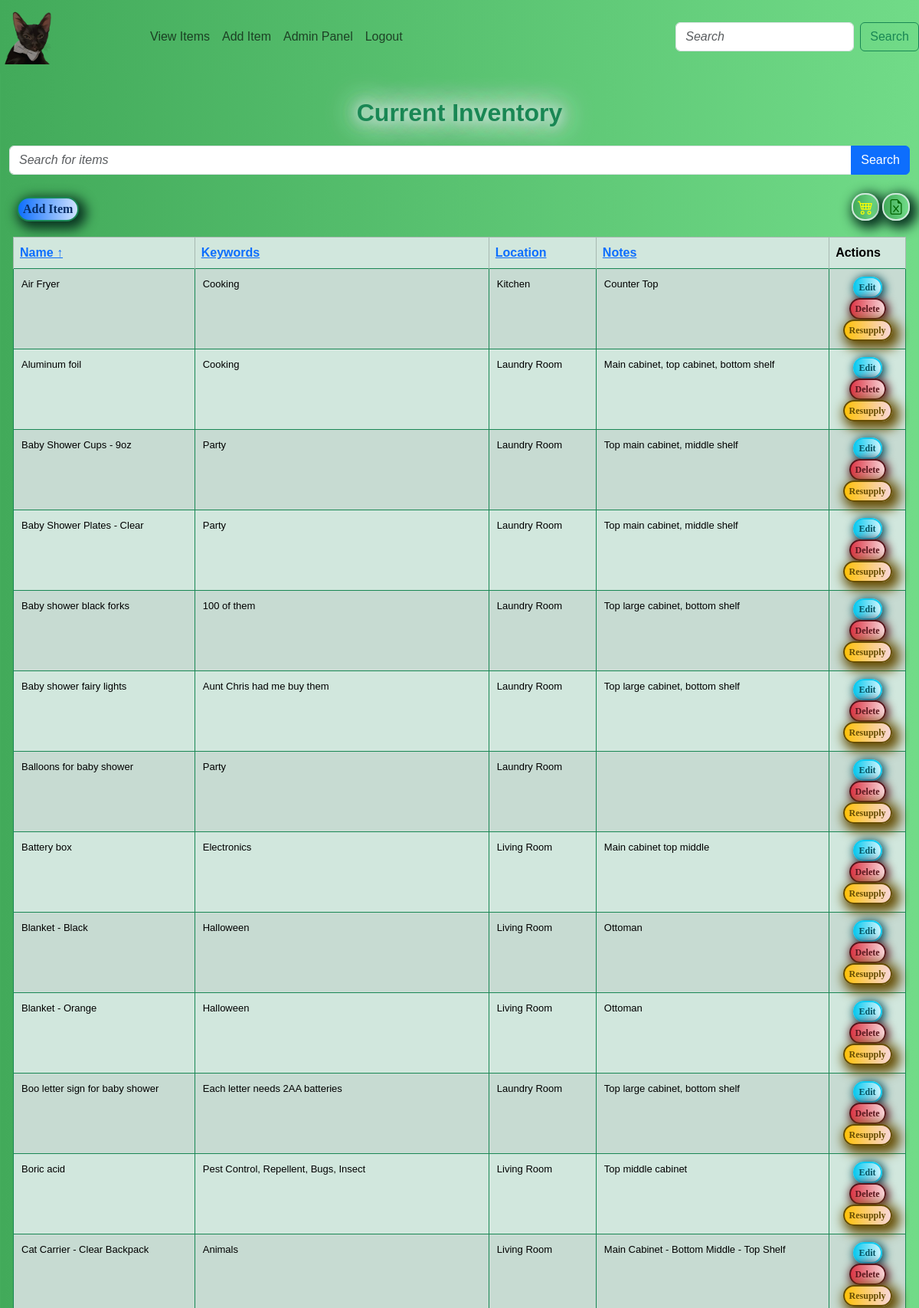
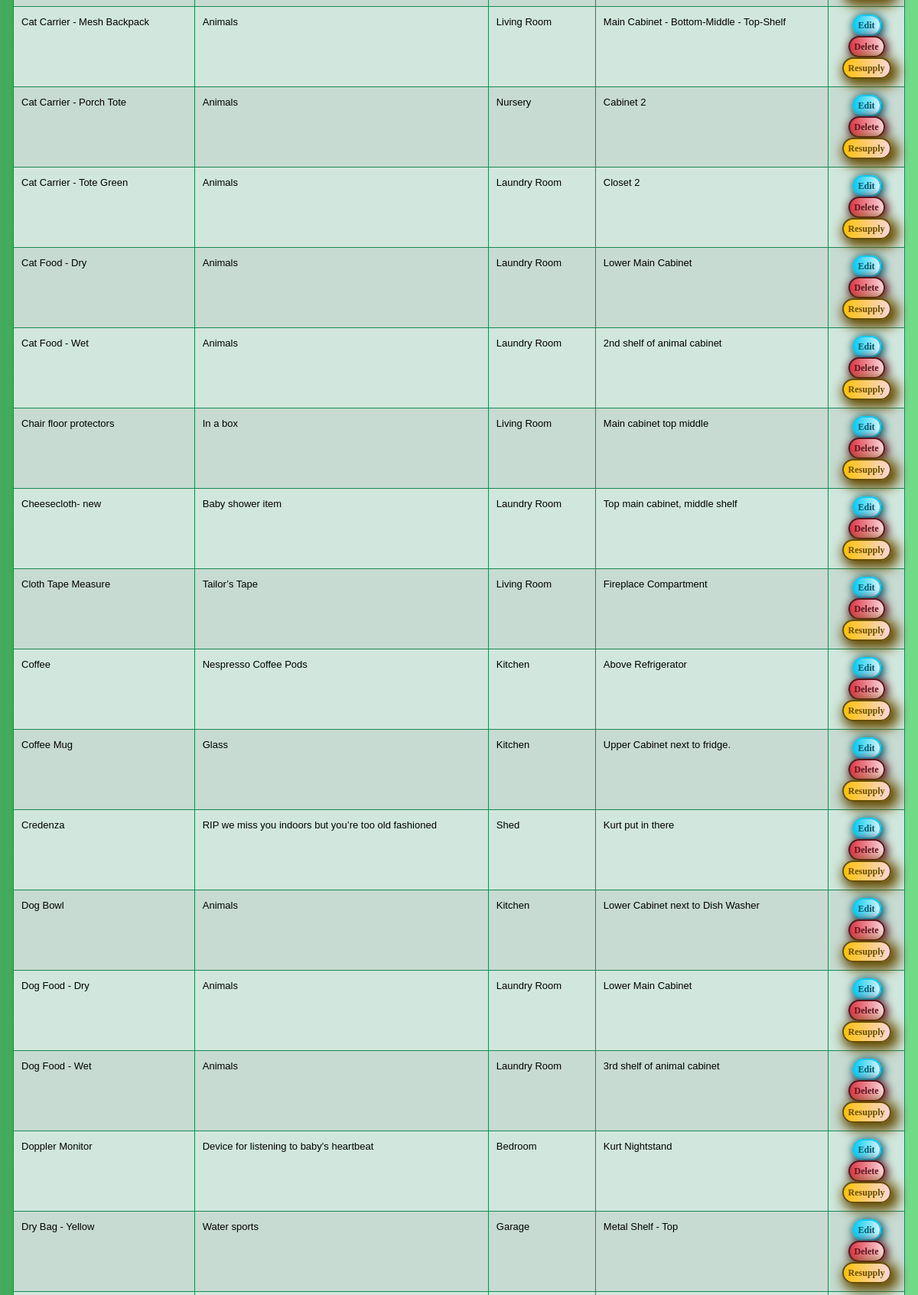
Screenshot of /items (signed in, upper part) with the database file from the repository (2 pictures, top to bottom).
### app/models.py (models this page shows, shortened)
class Item(db.Model):
    id = db.Column(db.Integer, primary_key=True)
    name = db.Column(db.String(100), nullable=False)
    keywords = db.Column(db.String(200), nullable=True)
    location = db.Column(db.String(100), nullable=False)
    notes = db.Column(db.String, nullable=True)

### app/routes.py (the view)
@app.route('/items', methods=['GET', 'POST'])
@login_required
def view_items():
    form = SearchForm()
    search_query = request.args.get('search', '')
    sort_by = request.args.get('sort_by', 'name')
    sort_order = request.args.get('sort_order', 'asc')
    if form.validate_on_submit():
        search_query = form.search.data
    items_query = Item.query.filter(
        (Item.name.contains(search_query)) | (Item.location.contains(search_query)) | (Item.keywords.contains(search_query)) | (Item.notes.contains(search_query))
    )
    if sort_order == 'asc':
        items_query = items_query.order_by(getattr(Item, sort_by).asc())
    else:
        items_query = items_query.order_by(getattr(Item, sort_by).desc())
    items = items_query.all()
    return render_template('view_items.html', items=items, form=form, sort_by=sort_by, sort_order=sort_order)

### app/forms.py
class SearchForm(FlaskForm):
    search = StringField('Search', validators=[DataRequired()])
    submit = SubmitField('Search')

### app/__init__.py (called while the page is built)
@login_manager.user_loader
def load_user(user_id):
    return models.User.query.get(int(user_id))

### app/templates/view_items.html (shortened to what this page needs)
{% extends "base.html" %}
{% block content %}
<div class="container-fluid">
  <h2 class="mb-4">Current Inventory</h2>
    <form method="GET" action="{{ url_for('view_items') }}" class="mb-4">
      <div class="input-group">
        <input type="text" class="form-control" placeholder="Search for items" name="search" value="{{ request.args.get('search', '') }}">
        <button class="btn btn-primary" type="submit">Search</button>
      </div>
    </form>
    <div class="d-flex justify-content-between" style="margin-bottom: 10px">
      <a class="btn btn-primary btn-sm" id="btnAddItem" href="{{ url_for('add_item') }}">Add Item</a>
      <div>
          <a href="{{ url_for('export_items', resupply='true') }}" class="btn btn-outline-warning btn-sm" id="btnCart" style="--bs-btn-bg: #1987543f;">
            <img src="{{ url_for('static', filename='cart4.svg') }}" alt="Cart Icon" class="cart-icon" style="width: 20px; height: 20px;">
          </a>
          <a href="{{ url_for('export_items') }}" class="btn btn-success btn-sm" id="btnCSV" style="--bs-btn-bg: #1987543f;">
            <img src="{{ url_for('static', filename='file-earmark-excel.svg') }}" alt="Export Icon" class="export-icon" style="width: 20px; height: 20px;">
          </a>
      </div>
  </div>
  <div class="table-container">
    <table class="table table-success table-striped table-bordered">
      <thead class="table-success">
        <tr>
          <th>
            <a href="{{ url_for('view_items', search=request.args.get('search', ''), sort_by='name', sort_order='asc' if sort_order == 'desc' or sort_by != 'name' else 'desc') }}">
              Name
              {% if sort_by == 'name' %}
                {% if sort_order == 'asc' %}
                  ↑
                {% else %}
                  ↓
                {% endif %}
              {% endif %}
            </a>
          </th>
          <th>
            <a href="{{ url_for('view_items', search=request.args.get('search', ''), sort_by='keywords', sort_order='asc' if sort_order == 'desc' or sort_by != 'keywords' else 'desc') }}">
              Keywords
            </a>
          </th>
          <th>
            <a href="{{ url_for('view_items', search=request.args.get('search', ''), sort_by='location', sort_order='asc' if sort_order == 'desc' or sort_by != 'location' else 'desc') }}">
              Location
            </a>
          </th>
          <th>
            <a href="{{ url_for('view_items', search=request.args.get('search', ''), sort_by='notes', sort_order='asc' if sort_order == 'desc' or sort_by != 'notes' else 'desc') }}">
              Notes
            </a>
          </th>
          <th>Actions</th>
        </tr>
      </thead>
      <tbody>
        {% for item in items %}
        <tr>
          <td>
            {{ item.name }}
          </td>
          <td>{{ item.keywords }}</td>
          <td>{{ item.location }}</td>
          <td>
            {% if 'Resupply' in item.notes %}
              <span class="resupply-text">Resupply</span>
            {% else %}
              {{ item.notes }}
            {% endif %}
          </td>
          <td class="action-column">
            <div class="d-flex flex-column align-items-center">
              <a href="{{ url_for('edit_item', item_id=item.id) }}" class="btn btn-outline-info btn-sm" id="btnEdit">Edit</a>
              <form method="POST" action="{{ url_for('delete_item', item_id=item.id) }}" style="display: inline;" onsubmit="return confirmDelete();">
                <button type="submit" class="btn btn-outline-danger btn-sm w-100" id="btnDelete">Delete</button>
              </form>
              <button class="btn btn-outline-warning btn-sm" id="btnResupply" onclick="toggleResupply({{ item.id }}, '{{ item.notes }}')">Resupply</button>
            </div>
          </td>
        </tr>
        {% endfor %}
      </tbody>
    </table>
  </div>
</div>
{% endblock %}

### app/static/styles.css (style rules this page uses)
body, .navbar { background: linear-gradient(to right, #42aa5a 0%, #71db88 100%); }
body { font-family: Arial, sans-serif; }
h2 { margin-top: 1em; text-align: center; text-shadow: 0 0 15px #fff, 0 0 50px #d1e7dd, 0 0 35px #fff, 0 0 20px #198754, 0 0 30px #d1e7dd, 0 0 40px #d1e7dd, 2px 2px 2px rgba(206,89,55,0); color: #198754; font-weight: bolder; }
.table-container { display: flex; max-height: 45vh; overflow-y: auto; overflow-x: auto; position: relative; padding: 5px; box-sizing: border-box; }
.table thead th { position: sticky; top: 0; z-index: 1; }
.table { width: 100%; border-collapse: collapse; }
.table tbody td { font-size: 13px; padding: 10px; border: 1px solid #198754; }
input::placeholder, textarea::placeholder { font-style: italic; font-size: 16px; }
#btnAddItem { margin: 5px 2px 5px 10px; color: #052c65; font-size: 16px; line-height: 16px; padding: 6px; border-radius: 17px; font-family: Georgia, serif; font-weight: 700; text-decoration: none; font-style: normal; font-variant: normal; text-transform: none; background-image: linear-gradient(to right, #0d6efd 0%, #cfe2ff 100%); box-shadow: #0a3622 5px 5px 15px 5px; border: 2px solid #198754; display: inline-block; }
#btnEdit { margin: auto; color: #055160; font-size: 12px; line-height: 12px; padding: 6px; border-radius: 17px; font-family: Georgia, serif; font-weight: 700; text-decoration: none; font-style: normal; font-variant: normal; text-transform: none; background-image: linear-gradient(to right, #0dcaf0 0%, #cff4fc 100%); box-shadow: #055160 2px 2px 12px 2px; border: 2px solid #0dcaf0; display: inline-block; }
#btnDelete { margin: auto; color: #58151c; font-size: 12px; line-height: 12px; padding: 6px; border-radius: 17px; font-family: Georgia, serif; font-weight: 700; text-decoration: none; font-style: normal; font-variant: normal; text-transform: none; background-image: linear-gradient(to right, #dc3545 0%, #f8d7da 100%); box-shadow: #58151c 2px 2px 12px 2px; border: 2px solid #58151c; display: inline-block; }
#btnResupply { margin: auto; color: #664d03; font-size: 12px; line-height: 12px; padding: 6px; border-radius: 17px; font-family: Georgia, serif; font-weight: 700; text-decoration: none; font-style: normal; font-variant: normal; text-transform: none; background-image: linear-gradient(to right, #ffc107 0%, #f8d7da 100%); box-shadow: #664d03 5px 5px 15px 5px; border: 2px solid #664d03; display: inline-block; }
#btnCart { color: rgb(#D1E7DD, 255, 255); font-size: 16px; line-height: 16px; padding: 6px; border-radius: 17px; font-family: Georgia, serif; font-weight: 700; text-decoration: none; font-style: normal; font-variant: normal; text-transform: none; background-image: linear-gradient(to right, #42aa5a 0%, #71db88 100%); box-shadow: #0a3622 5px 5px 15px 5px; border: 2px solid #d1e7dd; display: inline-block; }
#btnCSV { color: rgb(#D1E7DD, 255, 255); font-size: 16px; line-height: 16px; padding: 6px; border-radius: 17px; font-family: Georgia, serif; font-weight: 700; text-decoration: none; font-style: normal; font-variant: normal; text-transform: none; background-image: linear-gradient(to right, #42aa5a 0%, #71db88 100%); box-shadow: #0a3622 5px 5px 15px 5px; border: 2px solid #d1e7dd; display: inline-block; }

### rows the page displays
Item: name "Air Fryer", keywords "Cooking", location "Kitchen", notes "Counter Top"
Item: name "Aluminum foil", keywords "Cooking", location "Laundry Room", notes "Main cabinet, top cabinet, bottom shelf"
Item: name "Baby Shower Cups - 9oz", keywords "Party", location "Laundry Room", notes "Top main cabinet, middle shelf"
Item: name "Baby Shower Plates - Clear", keywords "Party", location "Laundry Room", notes "Top main cabinet, middle shelf"
Item: name "Baby shower black forks", keywords "100 of them", location "Laundry Room", notes "Top large cabinet, bottom shelf"
Item: name "Baby shower fairy lights", keywords "Aunt Chris had me buy them", location "Laundry Room", notes "Top large cabinet, bottom shelf"
Item: name "Balloons for baby shower", keywords "Party", location "Laundry Room"
Item: name "Battery box", keywords "Electronics", location "Living Room", notes "Main cabinet top middle"
Item: name "Blanket - Black", keywords "Halloween", location "Living Room", notes "Ottoman"
Item: name "Blanket - Orange", keywords "Halloween", location "Living Room", notes "Ottoman"
Item: name "Boo letter sign for baby shower", keywords "Each letter needs 2AA batteries", location "Laundry Room", notes "Top large cabinet, bottom shelf"
Item: name "Boric acid", keywords "Pest Control, Repellent, Bugs, Insect", location "Living Room", notes "Top middle cabinet"
Item: name "Cat Carrier - Clear Backpack", keywords "Animals", location "Living Room", notes "Main Cabinet - Bottom Middle - Top Shelf"
Item: name "Cat Carrier - Mesh Backpack", keywords "Animals", location "Living Room", notes "Main Cabinet - Bottom-Middle - Top-Shelf"
Item: name "Cat Carrier - Porch Tote", keywords "Animals", location "Nursery", notes "Cabinet 2"
Item: name "Cat Carrier - Tote Green", keywords "Animals", location "Laundry Room", notes "Closet 2"
Item: name "Cat Food - Dry", keywords "Animals", location "Laundry Room", notes "Lower Main Cabinet"
Item: name "Cat Food - Wet", keywords "Animals", location "Laundry Room", notes "2nd shelf of animal cabinet"
Item: name "Chair floor protectors", keywords "In a box", location "Living Room", notes "Main cabinet top middle"
Item: name "Cheesecloth- new", keywords "Baby shower item", location "Laundry Room", notes "Top main cabinet, middle shelf"
Item: name "Cloth Tape Measure", keywords "Tailor’s Tape", location "Living Room", notes "Fireplace Compartment"
Item: name "Coffee", keywords "Nespresso Coffee Pods", location "Kitchen", notes "Above Refrigerator"
Item: name "Coffee Mug", keywords "Glass", location "Kitchen", notes "Upper Cabinet next to fridge."
Item: name "Credenza", keywords "RIP we miss you indoors but you’re too old fashioned", location "Shed", notes "Kurt put in there"
Item: name "Dog Bowl", keywords "Animals", location "Kitchen", notes "Lower Cabinet next to Dish Washer"
Item: name "Dog Food - Dry", keywords "Animals", location "Laundry Room", notes "Lower Main Cabinet"
Item: name "Dog Food - Wet", keywords "Animals", location "Laundry Room", notes "3rd shelf of animal cabinet"
Item: name "Doppler Monitor", keywords "Device for listening to baby's heartbeat", location "Bedroom", notes "Kurt Nightstand"
Item: name "Dry Bag - Yellow", keywords "Water sports", location "Garage", notes "Metal Shelf - Top"
